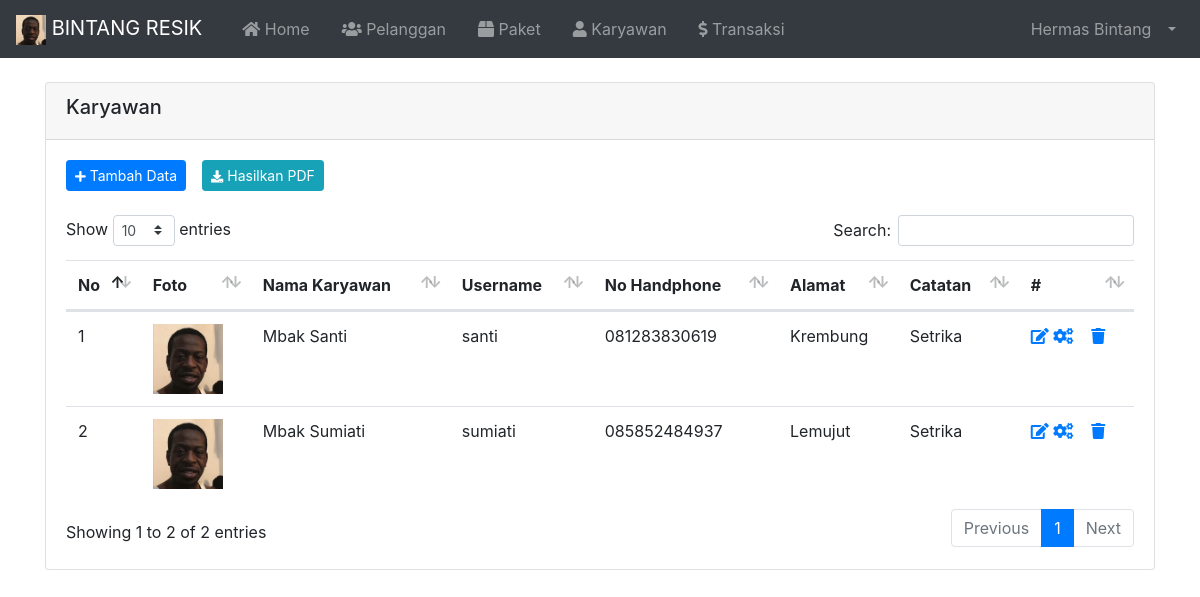
The app's page /index.php?page=Karyawan (signed in) with its own data.
### tables this page shows
CREATE TABLE `tbl_karyawan` (
  `id` int(11) NOT NULL,
  `nama` varchar(100) NOT NULL,
  `username` varchar(30) NOT NULL,
  `password` varchar(255) NOT NULL,
  `email` varchar(255) NOT NULL,
  `no_hp` varchar(20) NOT NULL,
  `alamat` varchar(100) NOT NULL,
  `catatan` varchar(255) NOT NULL,
  `image` varchar(255) NOT NULL,
  `role` varchar(20) NOT NULL
);

### index.php (called while the page is built, shortened)
<?php
  require 'load/config.php';
  require 'load/function.php';
?>
<?php require_once 'header.php'; ?>
<?php require 'content.php'; ?>
<?php require_once 'footer.php'; ?>

### load/function.php (called while the page is built, shortened)
<?php
  require 'config.php';
  function viewDatas( $query ) {
    global $koneksi;
    $result = mysqli_query($koneksi, $query);
    $rows = [];
      while ($row = mysqli_fetch_assoc($result)) {
        $rows[] = $row;
      }
    return $rows;
  }
?>

### page/karyawan/karyawan.php (the view, shortened to what this page needs)
<div class="container">
  <div class="card mt-4">
    <div class="card-header">
      <h5>Karyawan</h5>
    </div>
    <div class="card-body">
      <div class="d-flex justify-content-start mb-4">
        <a href="?page=TambahKaryawan" type="button" class="btn btn-sm btn-primary mr-3"><i class="fas fa-plus fa-sm text-white"></i> Tambah Data</a>
        <a href="page/karyawan/laporankaryawan.php" target="_blank" type="button" class="btn btn-sm btn-info mr-3"><i class="fas fa-download fa-sm text-white"></i> Hasilkan PDF</a>
      </div>
      <table id="dataTables" class="table table-hover">
        <thead>
          <tr>
            <th>No</th>
            <th>Foto</th>
            <th>Nama Karyawan</th>
            <th>Username</th>
            <th>No Handphone</th>
            <th>Alamat</th>
            <th>Catatan</th>
            <th>#</th>
          </tr>
        </thead>
        <tbody>
          <?php $no = 1; ?>
          <?php $karyawan = viewDatas("SELECT * FROM `tbl_karyawan` WHERE tbl_karyawan.role = 'Karyawan'"); ?>
          <?php foreach($karyawan as $data) : ?>
          <tr>
            <td><?= $no++;?></td>
            <td><img class="img" width="70px" height="70px" src="upload/karyawan/<?= $data['image']; ?>"
                alt="<?= $data['nama']; ?>">
            <td><?= $data['nama']; ?></td>
            <td><?= $data['username']; ?></td>
            <td><?= $data['no_hp']; ?></td>
            <td><?= $data['alamat']; ?></td>
            <td><?= $data['catatan']; ?></td>
            <td>
              <a href="?page=EditKaryawan&id=<?php echo $data['id']; ?>">
                <span class="fas fa-edit"></span>
              </a>
              <a href="?page=PengaturanKaryawan&id=<?php echo $data['id']; ?>">
                <span class="fas fa-cogs"></span>
              </a>
              <a href="?page=HapusKaryawan&id=<?php echo $data['id']; ?>"
                onclick="return confirm('Yakin ingin hapus <?= $data['nama']; ?>');">
                <span class="fas fa-trash"></span>
            </td>
          </tr>
          <?php endforeach; ?>
        </tbody>
      </table>
    </div>
  </div>
</div>

### header.php (shortened to what this page needs)
<?php
  $id = $_SESSION['id'];
  $result = mysqli_query($koneksi, "SELECT * FROM tbl_karyawan WHERE id = '$id'");
  $user = mysqli_fetch_assoc($result);
?>
<!DOCTYPE html>
<html lang="en">
<head>
	<link rel="stylesheet" href="asset/vendor/bootstrap-4.5.3/css/bootstrap.min.css">
	<link rel="stylesheet" href="asset/vendor/fontawesome/css/all.min.css">
	<link rel="stylesheet" href="asset/vendor/datatables-b4/datatables.min.css">
</head>
<body>
	<nav class="navbar navbar-expand-lg navbar-dark bg-dark">
		<a class="navbar-brand" href="index.php">
			<img src="asset/img/logo.png" width="30" height="30" alt="">
			BINTANG RESIK
		</a>
		<div class="collapse navbar-collapse" id="navbarSupportedContent">
			<ul class="navbar-nav mr-auto">
				<li class="nav-item ml-3">
					<a class="nav-link" href="index.php"><i class="fas fa-home"></i> Home<span class="sr-only">(current)</span></a>
				</li>
				<li class="nav-item ml-3">
					<a class="nav-link" href="?page=Pelanggan"><i class="fas fa-users"></i> Pelanggan</a>
				</li>
				<li class="nav-item ml-3">
					<a class="nav-link" href="?page=Paket"><i class="fas fa-box"></i> Paket</a>
				</li>
				<?php if ($user['role'] == 'Admin') : ?>
				<li class="nav-item ml-3">
					<a class="nav-link" href="?page=Karyawan"><i class="fas fa-user"></i> Karyawan</a>
				</li>
				<?php endif; ?>
				<li class="nav-item ml-3">
					<a class="nav-link " href="?page=Transaksi"><i class="fas fa-dollar-sign"></i> Transaksi</a>
				</li>
			</ul>
			<ul class="navbar-nav ml-auto">
				<li class="nav-item dropdown">
					<a class="nav-link dropdown-toggle" href="#" id="userDropdown" role="button" data-toggle="dropdown"
						aria-haspopup="true" aria-expanded="false">
						<span class="mr-2 d-none d-lg-inline"><?= $user['nama']; ?></span>
					</a>
				</li>
			</ul>
		</div>
	</nav>

### records on screen
tbl_karyawan: nama "Hermas Bintang"
tbl_karyawan: image (picture), nama "Mbak Santi", username "santi", no_hp "081283830619", alamat "Krembung", catatan "Setrika"
tbl_karyawan: image (picture), nama "Mbak Sumiati", username "sumiati", no_hp "085852484937", alamat "Lemujut", catatan "Setrika"
